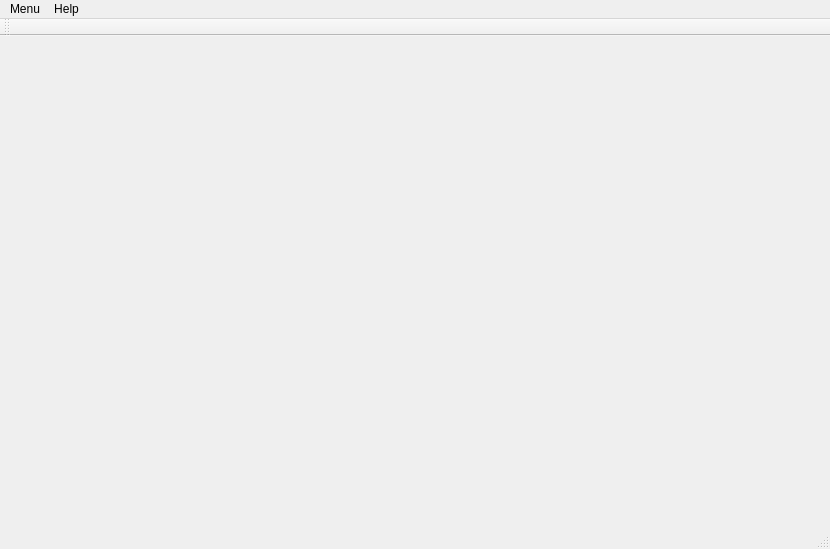
<?xml version="1.0" encoding="UTF-8"?>
<ui version="4.0">
 <class>MainWindow</class>
 <widget class="QMainWindow" name="MainWindow">
  <property name="geometry">
   <rect>
    <x>0</x>
    <y>0</y>
    <width>830</width>
    <height>549</height>
   </rect>
  </property>
  <property name="windowTitle">
   <string>MainWindow</string>
  </property>
  <widget class="QWidget" name="centralWidget"/>
  <widget class="QMenuBar" name="menuBar">
   <property name="geometry">
    <rect>
     <x>0</x>
     <y>0</y>
     <width>830</width>
     <height>21</height>
    </rect>
   </property>
   <widget class="QMenu" name="menuMenu">
    <property name="title">
     <string>Menu</string>
    </property>
    <addaction name="actionMatchFiles"/>
    <addaction name="separator"/>
    <addaction name="actionExit"/>
   </widget>
   <widget class="QMenu" name="menuHelp">
    <property name="title">
     <string>Help</string>
    </property>
    <addaction name="actionAbout"/>
    <addaction name="actionAboutQt"/>
   </widget>
   <addaction name="menuMenu"/>
   <addaction name="menuHelp"/>
  </widget>
  <widget class="QToolBar" name="mainToolBar">
   <attribute name="toolBarArea">
    <enum>TopToolBarArea</enum>
   </attribute>
   <attribute name="toolBarBreak">
    <bool>false</bool>
   </attribute>
  </widget>
  <widget class="QStatusBar" name="statusBar"/>
  <action name="actionExit">
   <property name="icon">
    <iconset resource="enc_decryptor.qrc">
     <normaloff>:/:/images/exit.png</normaloff>:/:/images/exit.png</iconset>
   </property>
   <property name="text">
    <string>Exit</string>
   </property>
  </action>
  <action name="actionAbout">
   <property name="icon">
    <iconset resource="enc_decryptor.qrc">
     <normaloff>:/:/images/home.png</normaloff>:/:/images/home.png</iconset>
   </property>
   <property name="text">
    <string>About</string>
   </property>
  </action>
  <action name="actionAboutQt">
   <property name="icon">
    <iconset resource="enc_decryptor.qrc">
     <normaloff>:/:/images/qt-logo.jpg</normaloff>:/:/images/qt-logo.jpg</iconset>
   </property>
   <property name="text">
    <string>About Qt</string>
   </property>
  </action>
  <action name="actionMatchFiles">
   <property name="text">
    <string>Match files</string>
   </property>
  </action>
 </widget>
 <layoutdefault spacing="6" margin="11"/>
 <resources>
  <include location="enc_decryptor.qrc"/>
 </resources>
 <connections/>
</ui>
